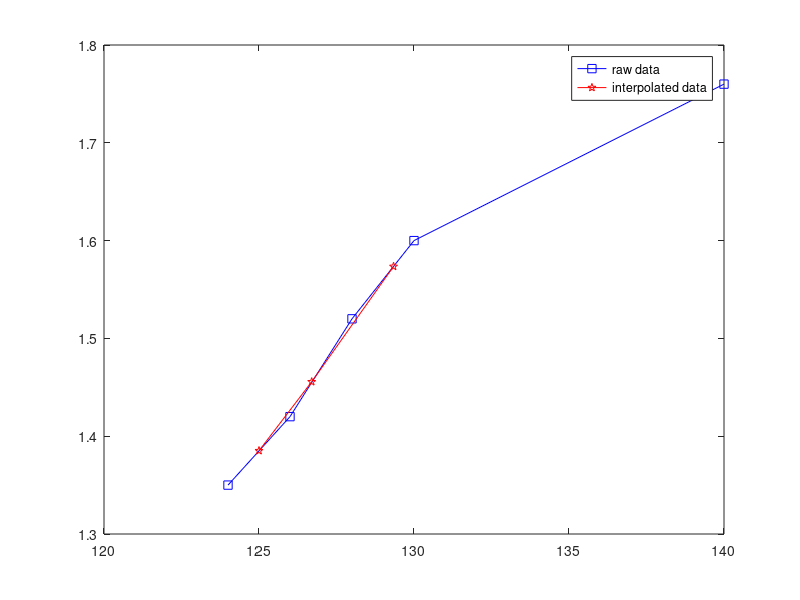

Source code (MATLAB):
x=[124 126 128 130 140];
y=[1.35 1.42 1.52 1.6 1.76];
coeffs=polyfit(x,y,3);

xi=[125 126.7 129.34];
y_interp=polyval(coeffs,xi);

plot(x,y,'bs-')
hold on
plot(xi,y_interp,'rp-')
legend('raw data','interpolated data')


